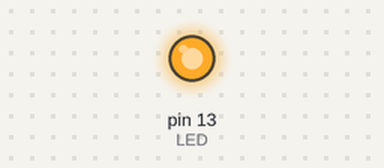
Recording of a sketch running on a simulated Arduino Uno, built with avr-gcc and run on an emulated ATmega328P. Parts: output pins drawn as LEDs (lit = HIGH).

Above: at 0.5 s.
At 6.0 s:
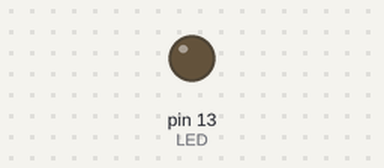
Timing chart, 0 to 14.3 s (numbered marks = the images above):
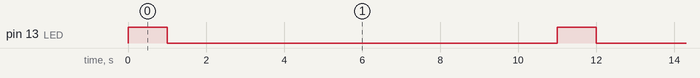

The sketch:

BareMinimum.ino
```cpp
const int LED = 13;

void setup() {
  // put your setup code here, to run once:

  pinMode(LED, OUTPUT);
}

void loop() {
  // put your main code here, to run repeatedly:
  digitalWrite(LED, HIGH);
  delay(1000);
  digitalWrite(LED, LOW);
  delay(10000);
  digitalWrite(LED, HIGH);
  delay(1000);
  digitalWrite(LED, LOW);
  delay(10000);

}
```

BareMinimumC.c
```cpp
//#include <Arduino.h>
#include <avr/io.h>
#include <util/delay.h>
enum {
 BLINK_DELAY_MS = 1000,

};

const int LED = 13;

int main (void)
{


/* set pin 5 of PORTB for output*/
 DDRB |= _BV(DDB5);

 while(1) {
  /* set pin 5 high to turn led on */
  PORTB |= _BV(PORTB5);
  _delay_ms(BLINK_DELAY_MS);

  /* set pin 5 low to turn led off */
  PORTB &= ~_BV(PORTB5);
  _delay_ms(BLINK_DELAY_MS);
 }


 return 0;
}
```

Measured:
- by itself, pin 13 (LED): alternates HIGH for 1.0 s and LOW for 10.0 s
